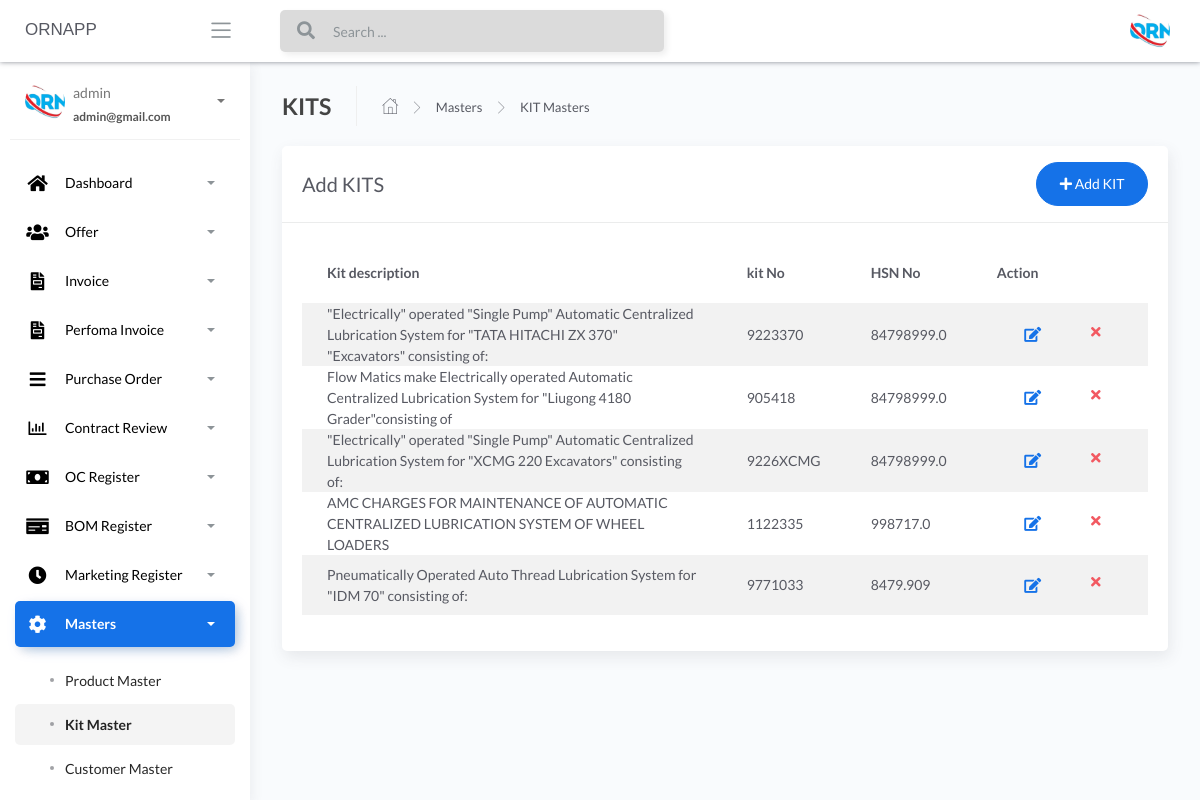
Before: /Kit-masters (signed in) with the older database file.
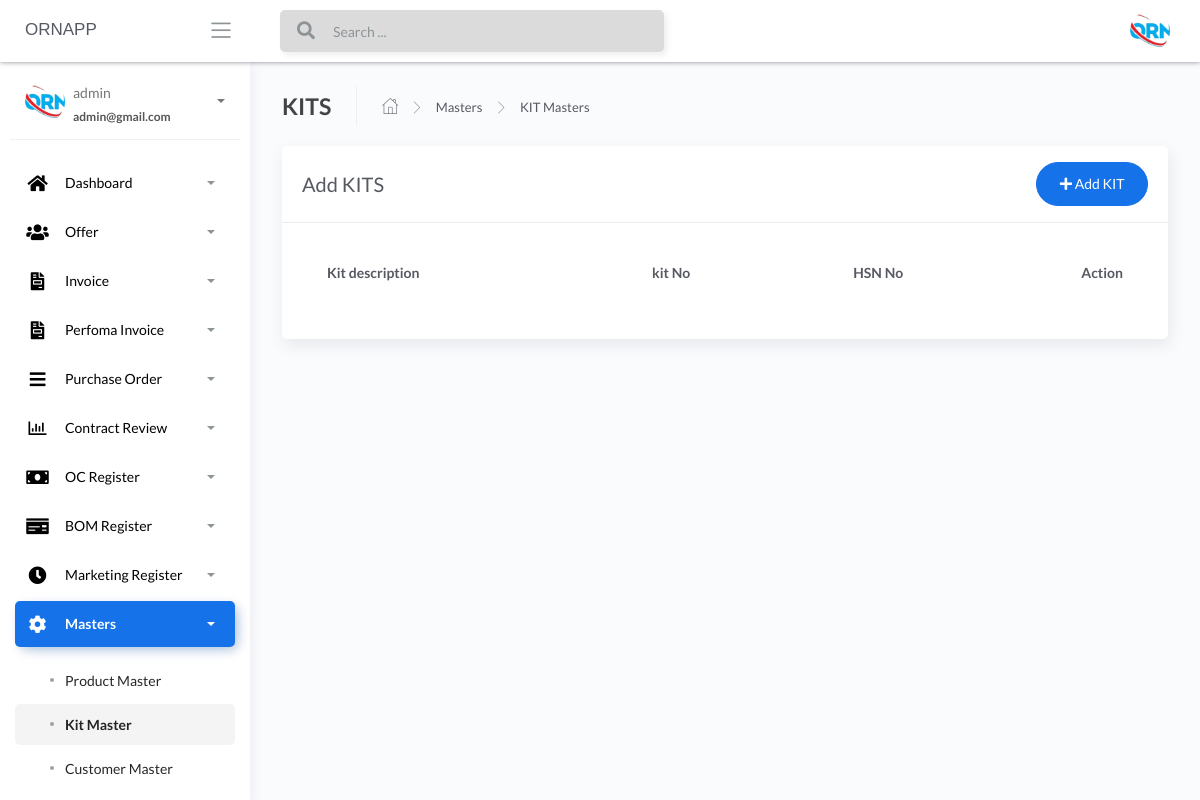
After: the same page with the newer database file.
### apps/home/models.py (models this page shows, shortened)
class KitMaster(db.Model):
    __tablename__ = "kitmaster"
    id = db.Column(db.Integer, primary_key=True)
    kit_description = db.Column(db.String())
    kit_no = db.Column(db.INT())
    hsn_code = db.Column(db.Float())
    lubricant_points = db.Column(db.INT())
    kit_products = db.Column(db.String())

### apps/home/routes.py (the view)
@blueprint.route('/Kit-masters')
@login_required
def kit_masters():
    if request.method == 'GET':
        users = KitMaster.query.all()
        return render_template('home/Kit-masters.html', users=users, segment='Kit-masters')

### apps/__init__.py (called while the page is built)
def configure_database(app):
    @app.before_first_request
    def initialize_database():
        db.create_all()
    @app.teardown_request
    def shutdown_session(exception=None):
        db.session.remove()

### apps/authentication/models.py (called while the page is built)
@login_manager.user_loader
def user_loader(id):
    return Users.query.filter_by(id=id).first()

### apps/templates/home/Kit-masters.html (shortened to what this page needs)
{% extends "layouts/base.html" %}
{% block content %}
	<div class="content">
		<div class="page-inner">
			<div class="page-header">
				<h4 class="page-title">KITS</h4>
				<ul class="breadcrumbs">
					<li class="nav-home">
						<a href="#">
							<i class="flaticon-home"></i>
						</a>
					</li>
					<li class="separator">
						<i class="flaticon-right-arrow"></i>
					</li>
					<li class="nav-item">
						<a href="#">Masters</a>
					</li>
					<li class="separator">
						<i class="flaticon-right-arrow"></i>
					</li>
					<li class="nav-item">
						<a href="#">KIT Masters</a>
					</li>
				</ul>
			</div>
			<div class="row">
				<div class="col-md-12">
					<div class="card">
						<div class="card-header">
							<div class="d-flex align-items-center">
								<h4 class="card-title">Add KITS</h4>
							<a href="/add-kits" class="ml-auto">
								<button class="btn btn-primary btn-round ml-auto" data-toggle="modal"
									data-target="#addRowModal">
									<i class="fa fa-plus"></i>
									Add KIT
								</button>
							</a>
							</div>
						</div>
						<div class="card-body">
							<div class="table-responsive">
								<table id="add-row" class="display table table-striped table-hover" >
									<thead>
										<tr>
											<th>Kit description</th>
											<th>kit No</th>
											<th>HSN No</th>
											<th style="width: 10%">Action</th>
										</tr>
									</thead>
									<tbody>
										{% for user in users %}
											<tr
											{% if loop.index %2==0 %}
											{% else %}
											{% endif %}
											>
											<td>{{user.kit_description}}</td>
											<td>{{user.kit_no}}</td>
											<td>{{user.hsn_code}}</td>
											<td>
											<div class="form-button-action">
											<span style="font-size: 24px;color:green;">
											<a href="/{{user.id}}/editkit" type="button" data-toggle="tooltip" title="" class="btn btn-link btn-primary btn-lg" data-original-title="Edit Task"> <i class="fas fa-edit" ></i></a>
											</span>
											<span style="font-size: 24px;color:red;">
											<a href="/{{user.id}}/deletekit" type="button" data-toggle="tooltip" title="" class="btn btn-link btn-danger" data-original-title="Remove"> <i class="fas fa-times"></i></a>
											</span>
											</div>
											</td>
										</tr>
									{% endfor %}
									</tbody>
								</table>
							</div>
						</div>
					</div>
				</div>
			</div>
		</div>
	</div>
{% endblock content %}

Changed rows visible on the page:
removed KitMaster: kit_description "\"Electrically\" operated \"Single Pump\" Automatic Centralized Lubrication System for \"TATA HITACHI ZX 370\" \"Excavators\" consisting of:", kit_no "9223370", hsn_code "84798999.0"
removed KitMaster: kit_description "Flow Matics make Electrically operated Automatic Centralized Lubrication System for \"Liugong 4180 Grader\"consisting of", kit_no "905418", hsn_code "84798999.0"
removed KitMaster: kit_description "\"Electrically\" operated \"Single Pump\" Automatic Centralized Lubrication System for \"XCMG 220 Excavators\" consisting of:", kit_no "9226XCMG", hsn_code "84798999.0"
removed KitMaster: kit_description "AMC CHARGES FOR MAINTENANCE OF AUTOMATIC CENTRALIZED LUBRICATION SYSTEM OF WHEEL LOADERS", kit_no "1122335", hsn_code "998717.0"
removed KitMaster: kit_description "Pneumatically Operated Auto Thread Lubrication System for \"IDM 70\" consisting of:", kit_no "9771033", hsn_code "8479.909"
